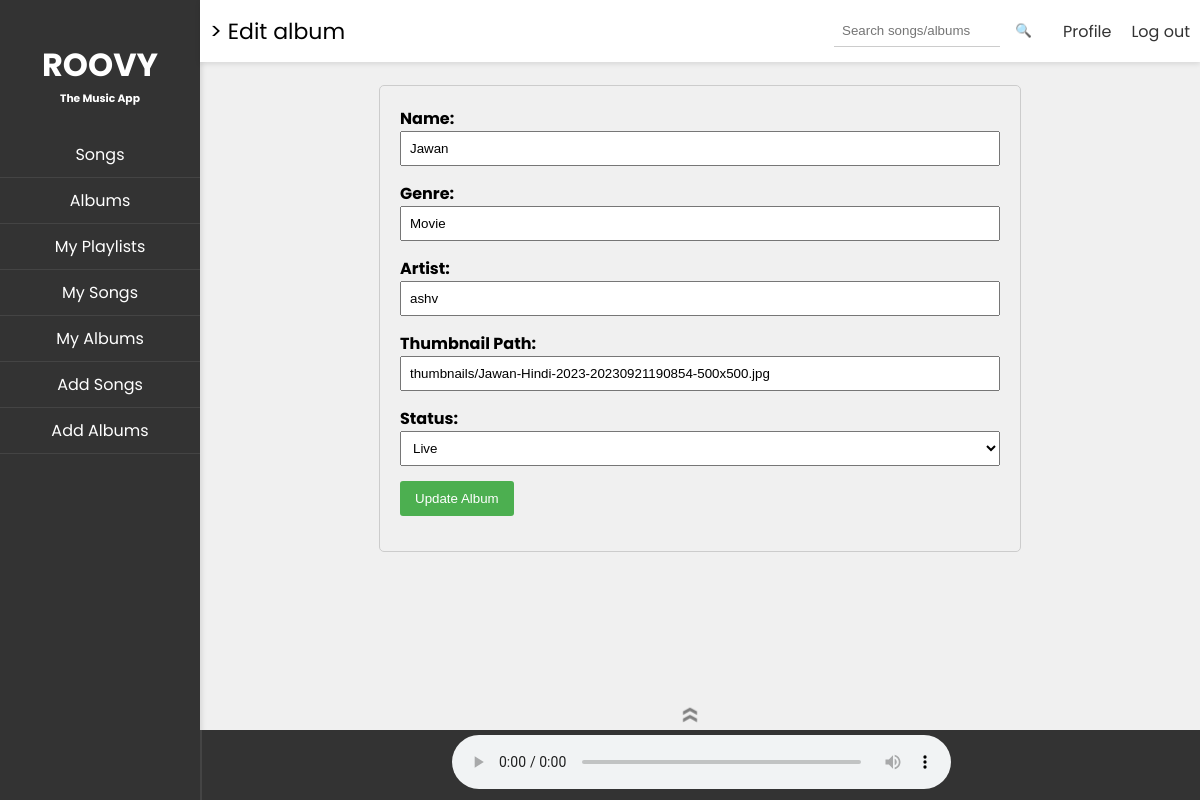
Page /edit_album/68034f2b-fb38-4ba0-8004-34c6519e5128 on the committed database.
### models.py (models this page shows)
class Album(Base):
    __tablename__ = 'ALBUM'
    album_id = Column(String, primary_key=True)
    name = Column(String, nullable=False)
    genre = Column(String, nullable=False)
    artist = Column(String, nullable=False)
    thumbnail_path = Column(String, nullable=False)
    status = Column(Enum('flagged', 'blocked', 'live', name='status_enum'))
    created_by = Column(String, nullable=False)
    created_on = Column(DateTime, nullable=False)
    songs = relationship("Song", back_populates="album")

### routes.py (the view, shortened to what this page needs)
@app.route('/edit_album/<string:album_id>', methods=['GET', 'POST'])
def editAlbum(album_id):
    try:
        album = getAlbumFromId(album_id)
        return creatorLandingPage("edit_album", request), 200
    except Exception as e:
        flash(f"An error occurred: {str(e)}", "error")
        return index(), 500

### landing_pages.py (called while the page is built)
def setNavElems(elems):
    global nav_elements
    nav_elements = elems

def edit_album(album):
    header_left = "> Edit album"
    content = render_template('edit_album.html', album=album)
    current_song = "Now Playing: None"
    return render_template('parent_frame.html', content=content, current_song=current_song, header_left=header_left,
                           nav_elements=nav_elements)

### util.py (called while the page is built)
def getAlbumFromId(album_id):
    return Album.query.get(album_id)

### templates/edit_album.html (shortened to what this page needs)
<div class="editAlbum">
    <form method="POST" action="{{ url_for('editAlbum', album_id=album.album_id) }}">
        <div>
            <label for="name">Name:</label>
            <input type="text" id="name" name="name" value="{{ album.name }}" required>
        </div>
        <div>
            <label for="genre">Genre:</label>
            <input type="text" id="genre" name="genre" value="{{ album.genre }}" required>
        </div>
        <div>
            <label for="artist">Artist:</label>
            <input type="text" id="artist" name="artist" value="{{ album.artist }}" required>
        </div>
        <div>
            <label for="thumbnail_path">Thumbnail Path:</label>
            <input type="text" id="thumbnail_path" name="thumbnail_path" value="{{ album.thumbnail_path }}" required>
        </div>
        <div>
            <label for="status">Status:</label>
            <select id="status" name="status" required>
                <option value="live" {% if album.status==
                'live' %}selected{% endif %}>Live</option>
            </select>
        </div>
        <div>
            <button type="submit">Update Album</button>
        </div>
    </form>
</div>

### static/parent_frame.css (style rules this page uses)
body { font-family: 'Poppins', sans-serif; margin: 0; padding: 0; overflow: hidden; background-color: #f0f0f0; }
.editAlbum { pointer-events:all; }
.editAlbum { max-width: 600px; margin: 0 auto; padding: 20px; border: 1px solid #ccc; border-radius: 5px; }
.editAlbum form { display: flex; flex-direction: column; }
.editAlbum div { margin-bottom: 15px; }
.editAlbum label { font-weight: bold; margin-bottom: 5px; }
.editAlbum input, .editAlbum select { width: 100%; padding: 8px; box-sizing: border-box; }
.editAlbum button { background-color: #4caf50; color: white; padding: 10px 15px; border: none; border-radius: 3px; cursor: pointer; }

### rows in the picture
Album: name "Jawan", genre "Movie", artist "ashv", thumbnail_path "thumbnails/Jawan-Hindi-2023-20230921190854-500x500.jpg", status "Live"

### other values in the picture
{{ element.title }} "Songs" "Albums" "My Playlists" "My Songs" "My Albums" "Add Songs" "Add Albums"
{{ header_left }} "> Edit album"
